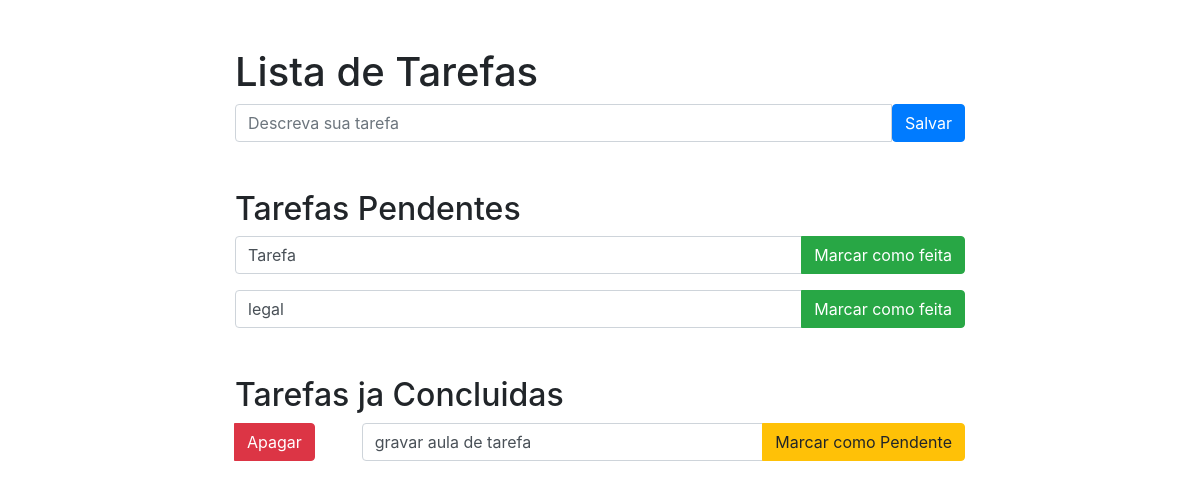
The app's page /, older data.
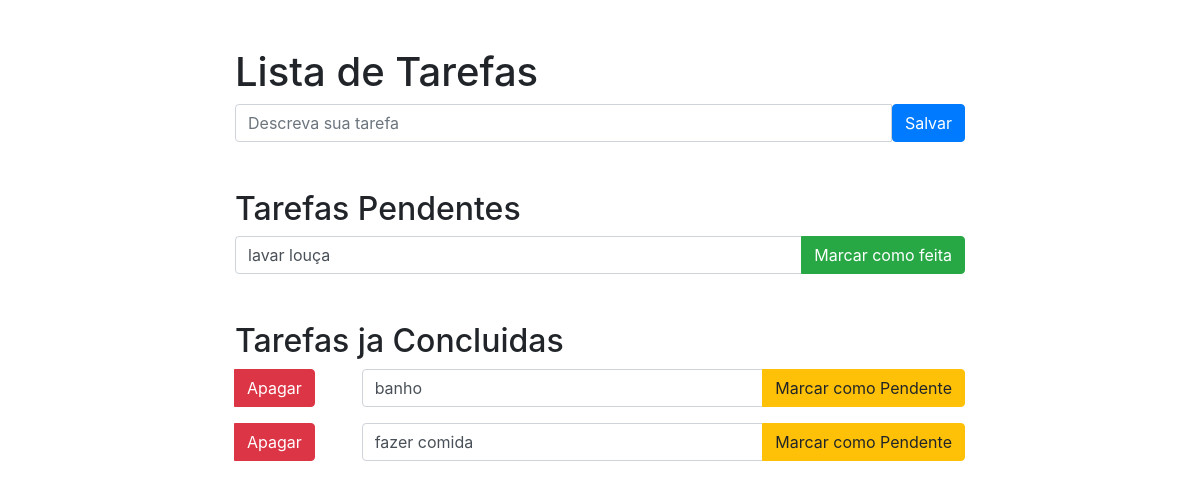
The same page, newer data.
### webdev/tarefas/models.py (models this page shows)
class Tarefa(models.Model):
    nome = models.CharField(max_length=128)
    feita = models.BooleanField(default=False)

### webdev/tarefas/views.py (the view, shortened to what this page needs)
# urls.py: path('', views.home, name='home'),
def home(request):
    tarefas_pendentes = Tarefa.objects.filter(feita=False).all()          #acessando no banco de dados as tarefas não feitas e passando para variavel "tarefas_pendentes"
    tarefas_feitas = Tarefa.objects.filter(feita=True).all()              #acessando no banco de dados as tarefas feitas e passando para variavel "tarefas_feitas"
    return render(request, 'tarefas/home.html',
                  {'tarefas_pendentes': tarefas_pendentes, 'tarefas_feitas': tarefas_feitas, })

### webdev/tarefas/templates/tarefas/home.html (shortened to what this page needs)
<!DOCTYPE html>
<html lang="en">
<head>
    <link rel="stylesheet" href="https://cdn.jsdelivr.net/npm/bootstrap@4.5.3/dist/css/bootstrap.min.css"
>
</head>
<body>
<div class="container">
    <div class="row">
        <div class="col-md-8 offset-md-2">
            <h1 class="mt-5">Lista de Tarefas</h1>
            <form action="{% url 'tarefas:home' %}" method="post">
                <div class="input-group mb-3">
                    <input type="text" class="form-control" placeholder="Descreva sua tarefa"
                           aria-label="Descreva sua tarefa" aria-describedby="button-addon2" name="nome">
                    <button type="submit" class="btn btn-primary" type="button" id="button-addon2">Salvar</button>
                </div>
            </form>
            <h2 class="mt-5">Tarefas Pendentes</h2>
            {% for tarefa in tarefas_pendentes %}
            <form action="{% url 'tarefas:detalhe' tarefa_id=tarefa.id %}" method="post">
                <div class="input-group mb-3">
                    <input type="text" class="form-control" placeholder="Descreva sua tarefa" required="required"
                           aria-label="Descreva sua tarefa" name="nome" value="{{ tarefa.nome }}">
                    <div class="input-group-append">
                        <button type="submit" class="btn btn-success">Marcar como feita</button>
                    </div>
                </div>
            </form>
            {% endfor %}
            <h2 class="mt-5">Tarefas ja Concluidas</h2>
            {% for tarefa in tarefas_feitas %}
            <div class="row">
                <div class="col-2">
                    <form action="{% url 'tarefas:apagar' tarefa_id=tarefa.id %}" method="post">
                        <div class="input-group mb-3">
                            <div class="input-group-append">
                                <button type="submit" class="btn btn-danger">Apagar</button>
                            </div>
                        </div>
                    </form>
                </div>
                <div class="col-10">
                    <form action="{% url 'tarefas:detalhe' tarefa_id=tarefa.id %}" method="post">
                        <div class="input-group mb-3">
                            <input type="text" class="form-control" placeholder="Descreva sua tarefa"
                                   required="required"
                                   aria-label="Descreva sua tarefa" name="nome" value="{{ tarefa.nome }}">
                            <div class="input-group-append">
                                <button type="submit" class="btn btn-warning">Marcar como Pendente</button>
                            </div>
                        </div>
                    </form>
                </div>
            </div>
            {% endfor %}
        </div>
    </div>
</div>
</body>
</html>

Row changes from the older to the newer data that the page shows:
removed Tarefa: nome "Tarefa", shown under "Tarefas Pendentes"
removed Tarefa: nome "legal", shown under "Tarefas Pendentes"
removed Tarefa: nome "gravar aula de tarefa", shown under "Tarefas ja Concluidas"
added Tarefa: nome "lavar louça", shown under "Tarefas Pendentes"
added Tarefa: nome "banho", shown under "Tarefas ja Concluidas"
added Tarefa: nome "fazer comida", shown under "Tarefas ja Concluidas"
